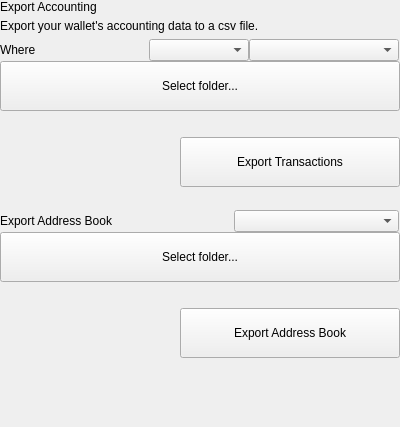
<?xml version="1.0" encoding="UTF-8"?>
<ui version="4.0">
 <class>SettingsExportCSV</class>
 <widget class="QWidget" name="SettingsExportCSV">
  <property name="geometry">
   <rect>
    <x>0</x>
    <y>0</y>
    <width>400</width>
    <height>427</height>
   </rect>
  </property>
  <property name="windowTitle">
   <string>Form</string>
  </property>
  <layout class="QVBoxLayout" name="verticalLayout">
   <property name="spacing">
    <number>0</number>
   </property>
   <property name="leftMargin">
    <number>0</number>
   </property>
   <property name="topMargin">
    <number>0</number>
   </property>
   <property name="rightMargin">
    <number>0</number>
   </property>
   <property name="bottomMargin">
    <number>0</number>
   </property>
   <item>
    <widget class="QWidget" name="left" native="true">
     <layout class="QVBoxLayout" name="verticalLayout_2">
      <property name="leftMargin">
       <number>0</number>
      </property>
      <property name="topMargin">
       <number>0</number>
      </property>
      <property name="rightMargin">
       <number>0</number>
      </property>
      <property name="bottomMargin">
       <number>0</number>
      </property>
      <item>
       <layout class="QVBoxLayout" name="verticalLayoutTitle">
        <property name="spacing">
         <number>5</number>
        </property>
        <item>
         <widget class="QLabel" name="labelTitle">
          <property name="text">
           <string>Export Accounting</string>
          </property>
         </widget>
        </item>
        <item>
         <widget class="QLabel" name="labelSubtitle1">
          <property name="text">
           <string>Export your wallet's accounting data to a csv file.</string>
          </property>
          <property name="wordWrap">
           <bool>true</bool>
          </property>
         </widget>
        </item>
       </layout>
      </item>
      <item>
       <layout class="QVBoxLayout" name="verticalLayoutContainerTxExport">
        <property name="spacing">
         <number>0</number>
        </property>
        <item>
         <widget class="QWidget" name="filtersContainer" native="true">
          <layout class="QHBoxLayout" name="horizontalLayout">
           <property name="spacing">
            <number>0</number>
           </property>
           <property name="leftMargin">
            <number>0</number>
           </property>
           <property name="topMargin">
            <number>0</number>
           </property>
           <property name="rightMargin">
            <number>1</number>
           </property>
           <property name="bottomMargin">
            <number>0</number>
           </property>
           <item>
            <widget class="QLabel" name="labelSubtitleLocation">
             <property name="text">
              <string>Where</string>
             </property>
            </widget>
           </item>
           <item>
            <spacer name="horizontalSpacer">
             <property name="orientation">
              <enum>Qt::Horizontal</enum>
             </property>
             <property name="sizeHint" stdset="0">
              <size>
               <width>40</width>
               <height>20</height>
              </size>
             </property>
            </spacer>
           </item>
           <item>
            <widget class="QComboBox" name="comboBoxSortType">
             <property name="minimumSize">
              <size>
               <width>100</width>
               <height>0</height>
              </size>
             </property>
            </widget>
           </item>
           <item>
            <widget class="QComboBox" name="comboBoxSort">
             <property name="minimumSize">
              <size>
               <width>150</width>
               <height>0</height>
              </size>
             </property>
            </widget>
           </item>
          </layout>
         </widget>
        </item>
        <item>
         <widget class="QPushButton" name="pushButtonDocuments">
          <property name="minimumSize">
           <size>
            <width>0</width>
            <height>50</height>
           </size>
          </property>
          <property name="maximumSize">
           <size>
            <width>16777215</width>
            <height>50</height>
           </size>
          </property>
          <property name="focusPolicy">
           <enum>Qt::NoFocus</enum>
          </property>
          <property name="text">
           <string>Select folder...</string>
          </property>
         </widget>
        </item>
       </layout>
      </item>
      <item>
       <spacer name="verticalSpacer_4">
        <property name="orientation">
         <enum>Qt::Vertical</enum>
        </property>
        <property name="sizeType">
         <enum>QSizePolicy::Fixed</enum>
        </property>
        <property name="sizeHint" stdset="0">
         <size>
          <width>20</width>
          <height>20</height>
         </size>
        </property>
       </spacer>
      </item>
      <item>
       <layout class="QHBoxLayout" name="horizontalLayout_7">
        <item>
         <spacer name="horizontalSpacer_5">
          <property name="orientation">
           <enum>Qt::Horizontal</enum>
          </property>
          <property name="sizeType">
           <enum>QSizePolicy::Expanding</enum>
          </property>
          <property name="sizeHint" stdset="0">
           <size>
            <width>40</width>
            <height>20</height>
           </size>
          </property>
         </spacer>
        </item>
        <item>
         <widget class="QPushButton" name="pushButtonSave">
          <property name="minimumSize">
           <size>
            <width>220</width>
            <height>50</height>
           </size>
          </property>
          <property name="maximumSize">
           <size>
            <width>220</width>
            <height>50</height>
           </size>
          </property>
          <property name="focusPolicy">
           <enum>Qt::NoFocus</enum>
          </property>
          <property name="text">
           <string>Export Transactions</string>
          </property>
         </widget>
        </item>
       </layout>
      </item>
      <item>
       <spacer name="verticalSpacer_2">
        <property name="orientation">
         <enum>Qt::Vertical</enum>
        </property>
        <property name="sizeType">
         <enum>QSizePolicy::Fixed</enum>
        </property>
        <property name="sizeHint" stdset="0">
         <size>
          <width>20</width>
          <height>5</height>
         </size>
        </property>
       </spacer>
      </item>
      <item>
       <widget class="QLabel" name="labelDivider">
        <property name="minimumSize">
         <size>
          <width>0</width>
          <height>1</height>
         </size>
        </property>
        <property name="maximumSize">
         <size>
          <width>16777215</width>
          <height>1</height>
         </size>
        </property>
        <property name="text">
         <string/>
        </property>
       </widget>
      </item>
      <item>
       <spacer name="verticalSpacer_3">
        <property name="orientation">
         <enum>Qt::Vertical</enum>
        </property>
        <property name="sizeType">
         <enum>QSizePolicy::Minimum</enum>
        </property>
        <property name="sizeHint" stdset="0">
         <size>
          <width>20</width>
          <height>5</height>
         </size>
        </property>
       </spacer>
      </item>
      <item>
       <layout class="QVBoxLayout" name="verticalLayoutAddressesExport">
        <property name="spacing">
         <number>0</number>
        </property>
        <item>
         <widget class="QWidget" name="filtersContainer" native="true">
          <layout class="QHBoxLayout" name="horizontalLayout">
           <property name="spacing">
            <number>0</number>
           </property>
           <property name="leftMargin">
            <number>0</number>
           </property>
           <property name="topMargin">
            <number>0</number>
           </property>
           <property name="rightMargin">
            <number>1</number>
           </property>
           <property name="bottomMargin">
            <number>0</number>
           </property>
           <item>
            <widget class="QLabel" name="labelSubtitleLocationAddress">
             <property name="text">
              <string>Export Address Book</string>
             </property>
            </widget>
           </item>
           <item>
            <spacer name="horizontalSpacer">
             <property name="orientation">
              <enum>Qt::Horizontal</enum>
             </property>
             <property name="sizeHint" stdset="0">
              <size>
               <width>40</width>
               <height>20</height>
              </size>
             </property>
            </spacer>
           </item>
           <item>
            <widget class="QComboBox" name="comboBoxSortAddressType">
             <property name="minimumSize">
              <size>
               <width>165</width>
               <height>0</height>
              </size>
             </property>
            </widget>
           </item>
          </layout>
         </widget>
        </item>
        <item>
         <widget class="QPushButton" name="pushButtonAddressDocuments">
          <property name="minimumSize">
           <size>
            <width>0</width>
            <height>50</height>
           </size>
          </property>
          <property name="maximumSize">
           <size>
            <width>16777215</width>
            <height>50</height>
           </size>
          </property>
          <property name="focusPolicy">
           <enum>Qt::NoFocus</enum>
          </property>
          <property name="text">
           <string>Select folder...</string>
          </property>
         </widget>
        </item>
       </layout>
      </item>
      <item>
       <spacer name="verticalSpacer_6">
        <property name="orientation">
         <enum>Qt::Vertical</enum>
        </property>
        <property name="sizeType">
         <enum>QSizePolicy::Fixed</enum>
        </property>
        <property name="sizeHint" stdset="0">
         <size>
          <width>20</width>
          <height>20</height>
         </size>
        </property>
       </spacer>
      </item>
      <item>
       <layout class="QHBoxLayout" name="horizontalLayout_7">
        <item>
         <spacer name="horizontalSpacer_5">
          <property name="orientation">
           <enum>Qt::Horizontal</enum>
          </property>
          <property name="sizeType">
           <enum>QSizePolicy::Expanding</enum>
          </property>
          <property name="sizeHint" stdset="0">
           <size>
            <width>40</width>
            <height>20</height>
           </size>
          </property>
         </spacer>
        </item>
        <item>
         <widget class="QPushButton" name="pushButtonExportAddress">
          <property name="minimumSize">
           <size>
            <width>220</width>
            <height>50</height>
           </size>
          </property>
          <property name="maximumSize">
           <size>
            <width>220</width>
            <height>50</height>
           </size>
          </property>
          <property name="focusPolicy">
           <enum>Qt::NoFocus</enum>
          </property>
          <property name="text">
           <string>Export Address Book</string>
          </property>
         </widget>
        </item>
       </layout>
      </item>
     </layout>
    </widget>
   </item>
   <item>
    <spacer name="verticalSpacer">
     <property name="orientation">
      <enum>Qt::Vertical</enum>
     </property>
     <property name="sizeHint" stdset="0">
      <size>
       <width>20</width>
       <height>40</height>
      </size>
     </property>
    </spacer>
   </item>
  </layout>
 </widget>
 <resources/>
 <connections/>
</ui>
